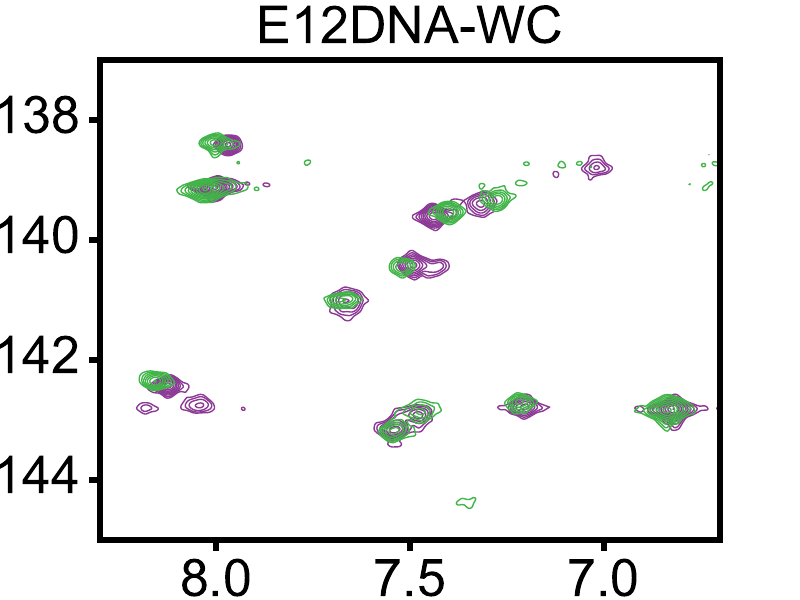

Reproduce this figure in Python.
# Plot NMR spectra
import matplotlib.pyplot as plt
import numpy as np
import nmrglue as ng
import math
import matplotlib
matplotlib.rcParams['font.family']='sans-serif'
matplotlib.rcParams['font.sans-serif']=['Arial']
matplotlib.rcParams['axes.linewidth'] = 4.0
elw = 4.0
tick_length=8.0
fs = 37.5

def read_peaklist(filename, nucleus):
    ''' Read peak list of given nucleus '''
    f = open(filename, 'r')
    # headers
    line = f.readline()
    line = f.readline()
   
    # read data
    x = []
    y = []
    labels = []
    for line in f.readlines():
        line = line.strip('\n').split(' ')
        #print line
        line = [ele for ele in line if ele != '']
        line[1] = float(line[1])
        line[2] = float(line[2])
        line[0] = line[0].split("-")[0][:-1*int(len(nucleus))]
        labels.append(line[0])
        y.append(line[1])
        x.append(line[2])
    f.close()    
    return [x, y, labels]

def plot_spectrum(ax, dirname, contour_start, contour_num, contour_factor, xaxis_label, yaxis_label, xlim, xtick_lims, ylim, ytick_lims, peaklist, nucleus, xfmt, yfmt, plot_title, spectra_name, color_plot, xshift, leg_label):
    # define contour levels
    cl = contour_start * contour_factor ** np.arange(contour_num)

    # Read data
    dic, data = ng.pipe.read(dirname + spectra_name)
    #data = ng.process.proc_base.add(data, xshift)

    # generate axes
    x_proton = ng.pipe.make_uc(dic, data, dim=1)
    x_proton_ppm = x_proton.ppm_scale() 
    x_proton_ppm_start, x_proton_ppm_end = x_proton.ppm_limits()
    y_het = ng.pipe.make_uc(dic, data, dim=0)
    y_het_ppm = y_het.ppm_scale()
    y_het_ppm_start, y_het_ppm_end = y_het.ppm_limits()

    # Peak list
    #[xlabel, ylabel, labels] = read_peaklist(dirname + peaklist, nucleus)
    #for dummy in range(len(labels)):
    #   ax.text(xlabel[dummy]+0.05, ylabel[dummy], labels[dummy], size=fs, color='k')    
    #ax.errorbar(xlabel, ylabel, fmt='x', markersize=8, color='k')

    # Plotting
    ax.contour(data.transpose(), cl, colors=color_plot, extent=(y_het_ppm_start, y_het_ppm_end, x_proton_ppm_start, x_proton_ppm_end), label=leg_label)
    ax.set_xlabel(xaxis_label, fontsize=fs)
    ax.set_ylabel(yaxis_label, fontsize=fs)
    ax.set_ylim([ylim[0], ylim[1]])
    ax.set_xlim([xlim[0], xlim[1]])

    ax.set_xticks(np.arange(xtick_lims[1], xtick_lims[0]+0.01, xtick_lims[2]))
    ax.set_yticks(np.arange(ytick_lims[1], ytick_lims[0]+0.01, ytick_lims[2]))
    ax.set_xticklabels([xfmt%ele for ele in np.arange(xtick_lims[1], xtick_lims[0]+0.01, xtick_lims[2])], fontsize=fs)
    ax.set_yticklabels([yfmt%ele for ele in np.arange(ytick_lims[1], ytick_lims[0]+0.01, ytick_lims[2])], fontsize=fs)

    ax.tick_params(axis='x', which='major', direction='out', top=False, width=elw, length=tick_length, pad=6)
    ax.tick_params(axis='x', which='minor', direction='out', top=False, width=elw, length=0, pad=6)
    ax.tick_params(axis='y', which='major', direction='out', right=False, width=elw, length=tick_length, pad=6)
    ax.tick_params(axis='y', which='minor', direction='out', right=False, width=elw, length=0, pad=6)
  
    title = ax.set_title(plot_title, fontsize=fs) 
    title.set_position([0.5, 1.02])
    ax.legend(loc=2)

fig, ax = plt.subplots()
plot_spectrum(ax, 'dna-acgtacgtat-echin/Henry-062116-ACACGTAT-Echin-pH6.8-25C/SoFast-HMQC-arom.fid/', 2.5*math.pow(10, 3), 20, 1.4, "H6/8 (ppm)", "C6/8 (ppm)", [8.3, 6.7], [8.1, 7.0, 0.5], [145, 137], [145, 138., 2.0], 'test', "C6", '%2.1f', '%d', "E12DNA-WC", 'out.ft2', '#8c3a95', -0.049, '25 ' + '$\^{\circ}$' + 'C')
plot_spectrum(ax, 'dna-acgtacgtat-echin/Henry-062316-ACACGTAT-Echin-pH6.8-10C/Sofast-HMQC-Arom.fid/', 2.7*math.pow(10, 3), 20, 1.4, "H6/8 (ppm)", "C6/8 (ppm)", [8.3, 6.7], [8.1, 7.0, 0.5], [145, 137], [145, 138., 2.0], 'test', "C6", '%2.1f', '%d', "E12DNA-WC", 'out.ft2', '#42b549', -0.049, '10 ' + '$\^{\circ}$' + 'C')
plt.legend()

#plt.show()
#plt.tight_layout()
plt.savefig('figs11_i_2.pdf')
